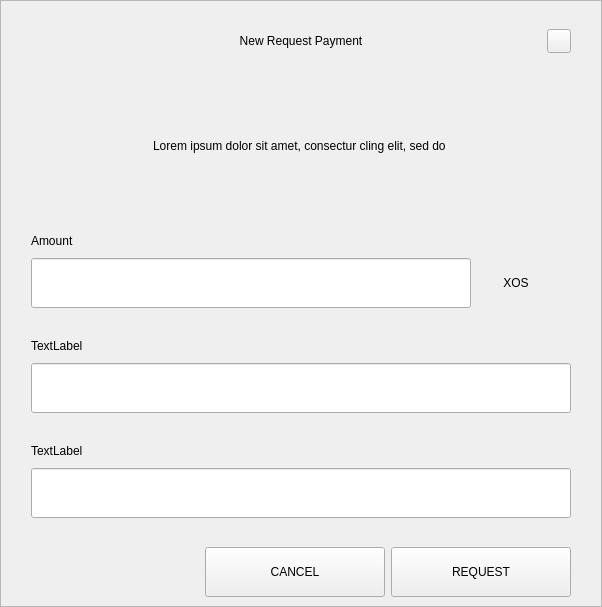
<?xml version="1.0" encoding="UTF-8"?>
<ui version="4.0">
 <class>RequestDialog</class>
 <widget class="QDialog" name="RequestDialog">
  <property name="geometry">
   <rect>
    <x>0</x>
    <y>0</y>
    <width>602</width>
    <height>607</height>
   </rect>
  </property>
  <property name="windowTitle">
   <string>Dialog</string>
  </property>
  <layout class="QVBoxLayout" name="verticalLayout_5">
   <property name="spacing">
    <number>0</number>
   </property>
   <property name="leftMargin">
    <number>0</number>
   </property>
   <property name="topMargin">
    <number>0</number>
   </property>
   <property name="rightMargin">
    <number>0</number>
   </property>
   <property name="bottomMargin">
    <number>0</number>
   </property>
   <item>
    <widget class="QFrame" name="frame">
     <property name="styleSheet">
      <string notr="true"/>
     </property>
     <property name="frameShape">
      <enum>QFrame::StyledPanel</enum>
     </property>
     <property name="frameShadow">
      <enum>QFrame::Raised</enum>
     </property>
     <layout class="QVBoxLayout" name="verticalLayout_4" stretch="1,0,0">
      <property name="spacing">
       <number>0</number>
      </property>
      <property name="leftMargin">
       <number>30</number>
      </property>
      <property name="topMargin">
       <number>20</number>
      </property>
      <property name="rightMargin">
       <number>30</number>
      </property>
      <property name="bottomMargin">
       <number>0</number>
      </property>
      <item>
       <layout class="QHBoxLayout" name="horizontalLayout_3">
        <property name="spacing">
         <number>0</number>
        </property>
        <item>
         <spacer name="horizontalSpacer_21">
          <property name="orientation">
           <enum>Qt::Horizontal</enum>
          </property>
          <property name="sizeHint" stdset="0">
           <size>
            <width>40</width>
            <height>20</height>
           </size>
          </property>
         </spacer>
        </item>
        <item>
         <widget class="QLabel" name="labelTitle">
          <property name="minimumSize">
           <size>
            <width>0</width>
            <height>40</height>
           </size>
          </property>
          <property name="maximumSize">
           <size>
            <width>16777215</width>
            <height>40</height>
           </size>
          </property>
          <property name="styleSheet">
           <string notr="true">padding-left:24px;</string>
          </property>
          <property name="text">
           <string>New Request Payment</string>
          </property>
          <property name="alignment">
           <set>Qt::AlignCenter</set>
          </property>
          <property name="margin">
           <number>7</number>
          </property>
         </widget>
        </item>
        <item>
         <spacer name="horizontalSpacer">
          <property name="orientation">
           <enum>Qt::Horizontal</enum>
          </property>
          <property name="sizeHint" stdset="0">
           <size>
            <width>40</width>
            <height>20</height>
           </size>
          </property>
         </spacer>
        </item>
        <item>
         <widget class="QPushButton" name="btnEsc">
          <property name="minimumSize">
           <size>
            <width>24</width>
            <height>24</height>
           </size>
          </property>
          <property name="maximumSize">
           <size>
            <width>24</width>
            <height>24</height>
           </size>
          </property>
          <property name="focusPolicy">
           <enum>Qt::NoFocus</enum>
          </property>
          <property name="text">
           <string/>
          </property>
         </widget>
        </item>
       </layout>
      </item>
      <item>
       <widget class="QStackedWidget" name="stack">
        <property name="minimumSize">
         <size>
          <width>540</width>
          <height>0</height>
         </size>
        </property>
        <property name="maximumSize">
         <size>
          <width>540</width>
          <height>16777215</height>
         </size>
        </property>
        <property name="currentIndex">
         <number>0</number>
        </property>
        <widget class="QWidget" name="page_1">
         <property name="minimumSize">
          <size>
           <width>540</width>
           <height>0</height>
          </size>
         </property>
         <property name="maximumSize">
          <size>
           <width>540</width>
           <height>16777215</height>
          </size>
         </property>
         <layout class="QVBoxLayout" name="layout1">
          <property name="spacing">
           <number>0</number>
          </property>
          <property name="leftMargin">
           <number>0</number>
          </property>
          <property name="topMargin">
           <number>0</number>
          </property>
          <property name="rightMargin">
           <number>0</number>
          </property>
          <property name="bottomMargin">
           <number>0</number>
          </property>
          <item>
           <spacer name="verticalSpacer_21">
            <property name="orientation">
             <enum>Qt::Vertical</enum>
            </property>
            <property name="sizeType">
             <enum>QSizePolicy::Fixed</enum>
            </property>
            <property name="sizeHint" stdset="0">
             <size>
              <width>20</width>
              <height>30</height>
             </size>
            </property>
           </spacer>
          </item>
          <item alignment="Qt::AlignHCenter">
           <widget class="QLabel" name="labelMessage">
            <property name="minimumSize">
             <size>
              <width>400</width>
              <height>50</height>
             </size>
            </property>
            <property name="text">
             <string>Lorem ipsum dolor sit amet, consectur cling elit, sed do </string>
            </property>
            <property name="alignment">
             <set>Qt::AlignCenter</set>
            </property>
            <property name="wordWrap">
             <bool>true</bool>
            </property>
           </widget>
          </item>
          <item alignment="Qt::AlignBottom">
           <widget class="QWidget" name="containerAmount" native="true">
            <layout class="QVBoxLayout" name="verticalLayout">
             <property name="spacing">
              <number>9</number>
             </property>
             <property name="leftMargin">
              <number>0</number>
             </property>
             <property name="topMargin">
              <number>0</number>
             </property>
             <property name="rightMargin">
              <number>0</number>
             </property>
             <property name="bottomMargin">
              <number>0</number>
             </property>
             <item>
              <widget class="QLabel" name="labelSubtitleAmount">
               <property name="minimumSize">
                <size>
                 <width>350</width>
                 <height>16</height>
                </size>
               </property>
               <property name="maximumSize">
                <size>
                 <width>16777215</width>
                 <height>16</height>
                </size>
               </property>
               <property name="text">
                <string>Amount</string>
               </property>
              </widget>
             </item>
             <item alignment="Qt::AlignTop">
              <widget class="QWidget" name="layoutAmount" native="true">
               <layout class="QHBoxLayout" name="horizontalLayout" stretch="2,0">
                <property name="spacing">
                 <number>0</number>
                </property>
                <property name="leftMargin">
                 <number>0</number>
                </property>
                <property name="topMargin">
                 <number>0</number>
                </property>
                <property name="rightMargin">
                 <number>0</number>
                </property>
                <property name="bottomMargin">
                 <number>0</number>
                </property>
                <item>
                 <widget class="QLineEdit" name="lineEditAmount">
                  <property name="minimumSize">
                   <size>
                    <width>0</width>
                    <height>50</height>
                   </size>
                  </property>
                  <property name="maximumSize">
                   <size>
                    <width>16777215</width>
                    <height>50</height>
                   </size>
                  </property>
                 </widget>
                </item>
                <item>
                 <widget class="QWidget" name="comboContainer" native="true">
                  <property name="minimumSize">
                   <size>
                    <width>100</width>
                    <height>50</height>
                   </size>
                  </property>
                  <property name="maximumSize">
                   <size>
                    <width>16777215</width>
                    <height>50</height>
                   </size>
                  </property>
                  <layout class="QHBoxLayout" name="horizontalLayout_31">
                   <property name="spacing">
                    <number>0</number>
                   </property>
                   <property name="leftMargin">
                    <number>0</number>
                   </property>
                   <property name="topMargin">
                    <number>0</number>
                   </property>
                   <property name="rightMargin">
                    <number>10</number>
                   </property>
                   <property name="bottomMargin">
                    <number>0</number>
                   </property>
                   <item>
                    <widget class="QLabel" name="comboBoxCoin">
                     <property name="text">
                      <string>XOS</string>
                     </property>
                     <property name="alignment">
                      <set>Qt::AlignCenter</set>
                     </property>
                    </widget>
                   </item>
                  </layout>
                 </widget>
                </item>
               </layout>
              </widget>
             </item>
            </layout>
           </widget>
          </item>
          <item>
           <spacer name="verticalSpacer_31">
            <property name="orientation">
             <enum>Qt::Vertical</enum>
            </property>
            <property name="sizeType">
             <enum>QSizePolicy::Fixed</enum>
            </property>
            <property name="sizeHint" stdset="0">
             <size>
              <width>20</width>
              <height>30</height>
             </size>
            </property>
           </spacer>
          </item>
          <item>
           <layout class="QVBoxLayout" name="verticalLayoutLabel">
            <property name="spacing">
             <number>9</number>
            </property>
            <item>
             <widget class="QLabel" name="labelSubtitleLabel">
              <property name="minimumSize">
               <size>
                <width>0</width>
                <height>16</height>
               </size>
              </property>
              <property name="maximumSize">
               <size>
                <width>16777215</width>
                <height>16</height>
               </size>
              </property>
              <property name="text">
               <string>TextLabel</string>
              </property>
             </widget>
            </item>
            <item>
             <widget class="QLineEdit" name="lineEditLabel">
              <property name="minimumSize">
               <size>
                <width>0</width>
                <height>50</height>
               </size>
              </property>
              <property name="maximumSize">
               <size>
                <width>16777215</width>
                <height>50</height>
               </size>
              </property>
             </widget>
            </item>
           </layout>
          </item>
          <item>
           <spacer name="verticalSpacer_34">
            <property name="orientation">
             <enum>Qt::Vertical</enum>
            </property>
            <property name="sizeType">
             <enum>QSizePolicy::Fixed</enum>
            </property>
            <property name="sizeHint" stdset="0">
             <size>
              <width>20</width>
              <height>30</height>
             </size>
            </property>
           </spacer>
          </item>
          <item>
           <layout class="QVBoxLayout" name="verticalLayoutDescription">
            <property name="spacing">
             <number>9</number>
            </property>
            <item>
             <widget class="QLabel" name="labelSubtitleDescription">
              <property name="minimumSize">
               <size>
                <width>0</width>
                <height>16</height>
               </size>
              </property>
              <property name="maximumSize">
               <size>
                <width>16777215</width>
                <height>16</height>
               </size>
              </property>
              <property name="text">
               <string>TextLabel</string>
              </property>
             </widget>
            </item>
            <item>
             <widget class="QLineEdit" name="lineEditDescription">
              <property name="minimumSize">
               <size>
                <width>0</width>
                <height>50</height>
               </size>
              </property>
              <property name="maximumSize">
               <size>
                <width>16777215</width>
                <height>50</height>
               </size>
              </property>
             </widget>
            </item>
            <item>
             <spacer name="verticalSpacer_4">
              <property name="orientation">
               <enum>Qt::Vertical</enum>
              </property>
              <property name="sizeType">
               <enum>QSizePolicy::Fixed</enum>
              </property>
              <property name="sizeHint" stdset="0">
               <size>
                <width>20</width>
                <height>20</height>
               </size>
              </property>
             </spacer>
            </item>
           </layout>
          </item>
         </layout>
        </widget>
        <widget class="QWidget" name="page_2">
         <layout class="QVBoxLayout" name="layout2">
          <item>
           <spacer name="verticalSpacer_5">
            <property name="orientation">
             <enum>Qt::Vertical</enum>
            </property>
            <property name="sizeType">
             <enum>QSizePolicy::Fixed</enum>
            </property>
            <property name="sizeHint" stdset="0">
             <size>
              <width>20</width>
              <height>50</height>
             </size>
            </property>
           </spacer>
          </item>
          <item alignment="Qt::AlignHCenter">
           <widget class="QLabel" name="labelQrImg">
            <property name="minimumSize">
             <size>
              <width>260</width>
              <height>260</height>
             </size>
            </property>
            <property name="maximumSize">
             <size>
              <width>260</width>
              <height>260</height>
             </size>
            </property>
            <property name="text">
             <string/>
            </property>
            <property name="alignment">
             <set>Qt::AlignCenter</set>
            </property>
           </widget>
          </item>
          <item>
           <spacer name="verticalSpacer_2">
            <property name="orientation">
             <enum>Qt::Vertical</enum>
            </property>
            <property name="sizeType">
             <enum>QSizePolicy::Fixed</enum>
            </property>
            <property name="sizeHint" stdset="0">
             <size>
              <width>20</width>
              <height>30</height>
             </size>
            </property>
           </spacer>
          </item>
          <item alignment="Qt::AlignHCenter">
           <widget class="QLabel" name="labelAddress">
            <property name="text">
             <string>ZmkEBAFKzay6fMaYp3ZBJGSDXCNaa9DjwD </string>
            </property>
           </widget>
          </item>
          <item>
           <spacer name="verticalSpacer_32">
            <property name="orientation">
             <enum>Qt::Vertical</enum>
            </property>
            <property name="sizeType">
             <enum>QSizePolicy::Expanding</enum>
            </property>
            <property name="sizeHint" stdset="0">
             <size>
              <width>20</width>
              <height>20</height>
             </size>
            </property>
           </spacer>
          </item>
          <item>
           <layout class="QHBoxLayout" name="horizontal">
            <property name="leftMargin">
             <number>20</number>
            </property>
            <property name="rightMargin">
             <number>20</number>
            </property>
            <property name="bottomMargin">
             <number>20</number>
            </property>
            <item>
             <spacer name="horizontalSpacer_4">
              <property name="orientation">
               <enum>Qt::Horizontal</enum>
              </property>
              <property name="sizeHint" stdset="0">
               <size>
                <width>40</width>
                <height>20</height>
               </size>
              </property>
             </spacer>
            </item>
            <item>
             <widget class="QPushButton" name="btnCopyAddress">
              <property name="minimumSize">
               <size>
                <width>180</width>
                <height>50</height>
               </size>
              </property>
              <property name="text">
               <string>COPY ADDRESS</string>
              </property>
             </widget>
            </item>
            <item>
             <widget class="QPushButton" name="btnCopyUrl">
              <property name="minimumSize">
               <size>
                <width>180</width>
                <height>50</height>
               </size>
              </property>
              <property name="text">
               <string>COPY URL</string>
              </property>
             </widget>
            </item>
            <item>
             <spacer name="horizontalSpacer_2">
              <property name="orientation">
               <enum>Qt::Horizontal</enum>
              </property>
              <property name="sizeHint" stdset="0">
               <size>
                <width>40</width>
                <height>20</height>
               </size>
              </property>
             </spacer>
            </item>
           </layout>
          </item>
         </layout>
        </widget>
       </widget>
      </item>
      <item>
       <widget class="QWidget" name="buttonsStack" native="true">
        <layout class="QHBoxLayout" name="horizontalLayout_5">
         <property name="leftMargin">
          <number>20</number>
         </property>
         <property name="rightMargin">
          <number>0</number>
         </property>
         <item>
          <spacer name="horizontalSpacer_41">
           <property name="orientation">
            <enum>Qt::Horizontal</enum>
           </property>
           <property name="sizeHint" stdset="0">
            <size>
             <width>40</width>
             <height>20</height>
            </size>
           </property>
          </spacer>
         </item>
         <item>
          <widget class="QPushButton" name="btnCancel">
           <property name="minimumSize">
            <size>
             <width>180</width>
             <height>50</height>
            </size>
           </property>
           <property name="focusPolicy">
            <enum>Qt::NoFocus</enum>
           </property>
           <property name="text">
            <string>CANCEL</string>
           </property>
          </widget>
         </item>
         <item>
          <widget class="QPushButton" name="btnSave">
           <property name="minimumSize">
            <size>
             <width>180</width>
             <height>50</height>
            </size>
           </property>
           <property name="focusPolicy">
            <enum>Qt::NoFocus</enum>
           </property>
           <property name="text">
            <string>REQUEST</string>
           </property>
          </widget>
         </item>
        </layout>
       </widget>
      </item>
     </layout>
    </widget>
   </item>
  </layout>
 </widget>
 <resources/>
 <connections/>
</ui>
